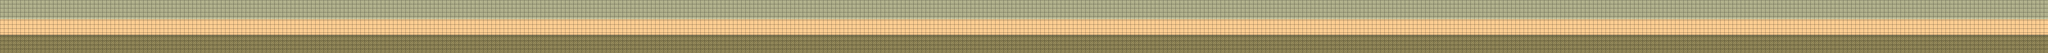

The image is a tile-based game level rendered from a .tmx file. Its description and source (layers, tilesets, objects; grid data summarised) follow:
An orthogonal 500x13 tile map with 32x32 px tiles, 1 tile layer (Tile Layer 1) and 4 objects.

<map version="1.0" orientation="orthogonal" renderorder="right-down" width="500" height="13" tilewidth="32" tileheight="32" nextobjectid="5">
 <tileset firstgid="1" name="tmw_desert_spacing" tilewidth="32" tileheight="32" spacing="1" tilecount="48">
  <image source="../tilesheets/tmw_desert_spacing.png" width="265" height="199" />
 </tileset>
 <layer name="Tile Layer 1" width="500" height="13">
  <data>[6500 cells, 6500 non-empty, 5 distinct tile ids]</data>
 </layer>
 <objectgroup name="collision-layer">
  <object id="1" x="2" y="271">
   <polyline points="0,0 15995,3" />
  </object>
  <object id="2" x="1" y="147">
   <polyline points="0,0 15997,0" />
  </object>
  <object id="3" x="15997" y="148">
   <polyline points="0,0 -2,125" />
  </object>
  <object id="4" x="2" y="270">
   <polyline points="0,0 0,-122" />
  </object>
 </objectgroup>
</map>
